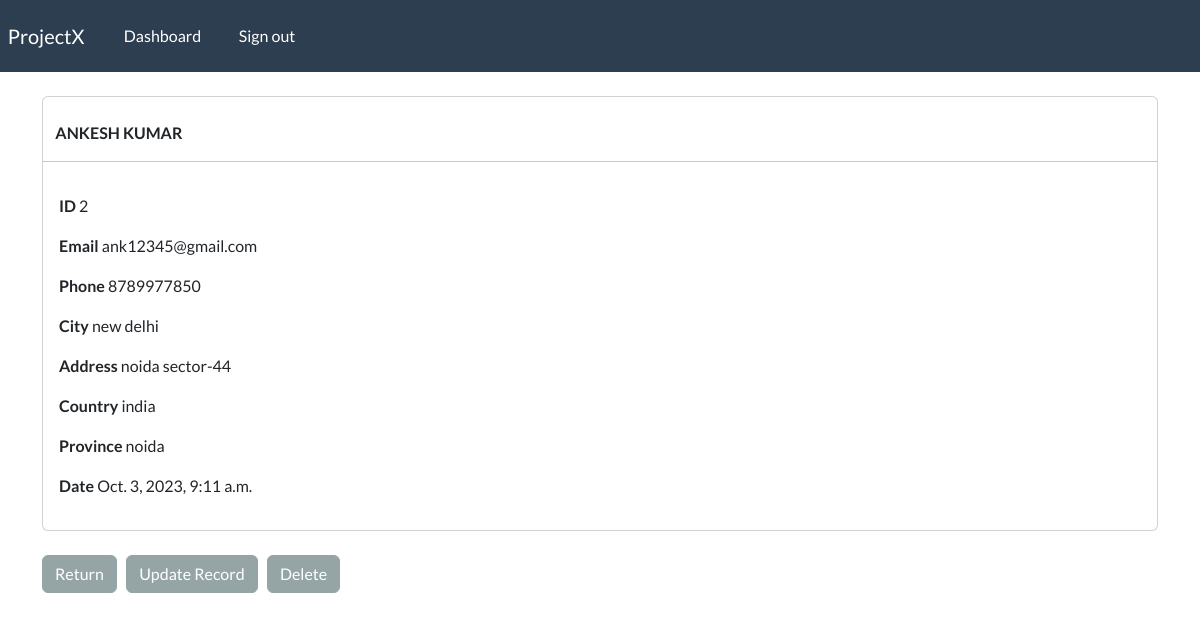
The page /record/2/ (signed in) on the database its author committed.
### webapp/models.py (models this page shows, shortened)
class Record(models.Model):
    creation_date = models.DateTimeField(auto_now_add=True)
    first_name = models.CharField(max_length=100)
    last_name = models.CharField(max_length=100)
    email = models.CharField(max_length=100)
    phone= models.CharField(max_length=10)
    address = models.CharField(max_length=200)
    city = models.CharField(max_length=100)
    province = models.CharField(max_length=100)
    country = models.CharField(max_length=100)

### webapp/views.py (the view)
# urls.py: path('record/<int:pk>/', views.singular_record, name="record"),
@login_required(login_url='my-login')
def singular_record(request, pk):
    all_record = Record.objects.get(id = pk)
    context = {'record':all_record }
    return render(request, 'webapp/view-record.html', context=context)

### webapp/templates/webapp/view-record.html (shortened to what this page needs)
{% extends 'webapp/base.html' %}
{% block content %}
<body>
    <div class="card">
        <strong>
            <br>
            {{record.first_name|upper}}
            {{record.last_name|upper}}
        </strong>
        <hr>
        <div class="card-body">
            <p> <strong> ID </strong> {{record.id}} </p>
            <p> <strong> Email </strong> {{record.email}} </p>
            <p> <strong> Phone </strong> {{record.phone}} </p>
            <p> <strong> City </strong> {{record.city}} </p>
            <p> <strong> Address </strong> {{record.address}} </p>
            <p> <strong> Country </strong> {{record.country}} </p>
            <p> <strong> Province </strong> {{record.province}} </p>
            <p> <strong> Date </strong> {{record.creation_date}} </p>
        </div>
    </div>
    <br>
    <a href="{% url 'dashboard' %}" class="btn btn-secondary"> Return </a>
    <a href="{% url 'update-record' record.id %}" class="btn btn-secondary"> Update Record </a>
    <a href="{% url 'delete-record' record.id %}" class="btn btn-secondary"> Delete </a>
</body>
        {% endblock %}

### rows shown on the page
Record: first_name "ANKESH", last_name "KUMAR", id "2", email "ank12345@gmail.com", phone "8789977850", city "new delhi", address "noida sector-44", country "india", province "noida", creation_date "Oct. 3, 2023, 9:11 a.m."
